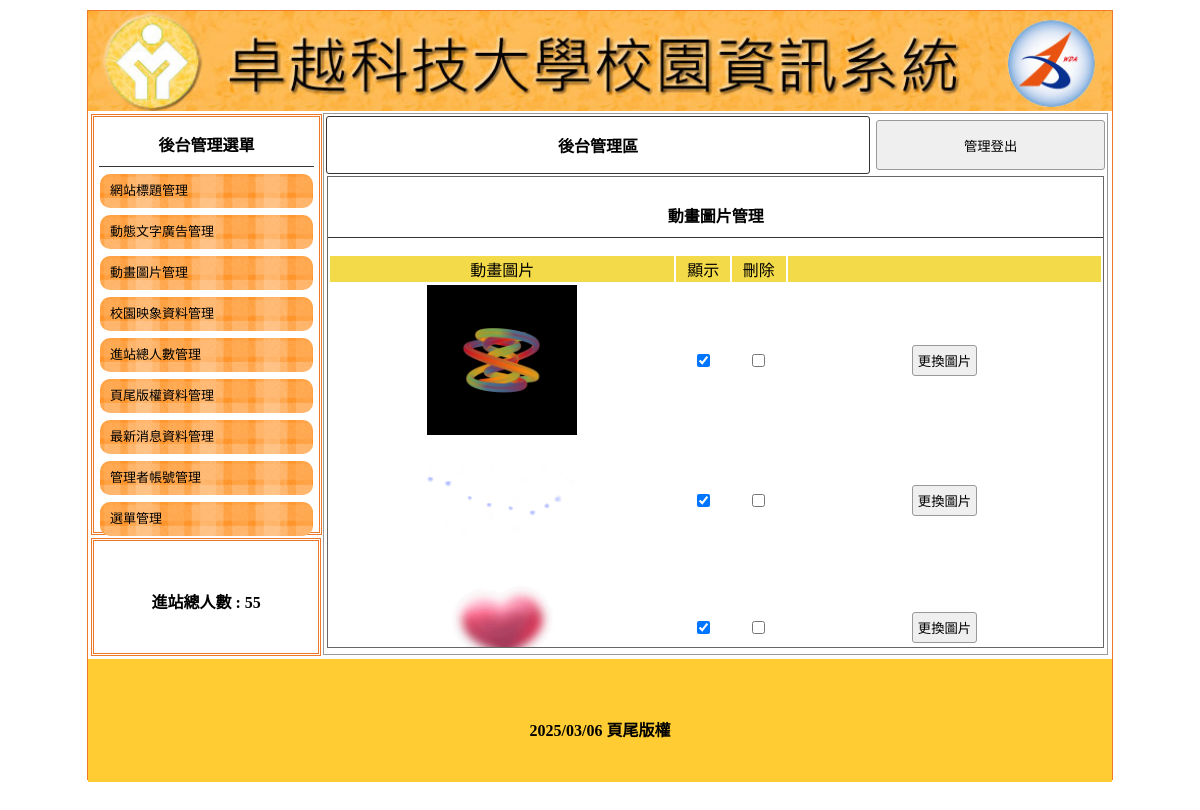
Page /admin.php?do=mvim on the committed database.
### tables this page shows
CREATE TABLE `title` (
  `id` int(11) NOT NULL,
  `img` text NOT NULL,
  `text` text NOT NULL,
  `sh` int(1) NOT NULL
);

CREATE TABLE `total` (
  `id` int(10) UNSIGNED NOT NULL,
  `total` int(10) NOT NULL COMMENT '進站人數'
);

CREATE TABLE `mvim` (
  `id` int(10) UNSIGNED NOT NULL,
  `img` text NOT NULL,
  `sh` int(1) NOT NULL DEFAULT 1
);

CREATE TABLE `bottom` (
  `id` int(11) NOT NULL,
  `text` text NOT NULL COMMENT '版權'
);

### api/db.php (called while the page is built, shortened)
<?php
class DB{
    protected $table;
    protected $pdo;
    protected $dsn="mysql:host=localhost;charset=utf8;dbname=db03_z01l1;";
    public function __construct($table) {
        $this->table = $table;
        $this->pdo=new pdo($this->dsn,'root','');
    }
    function fetchAll($sql){
        return $this->pdo->query($sql)->fetchAll(PDO::FETCH_ASSOC);
    }
    function fetchOne($sql){
        return $this->pdo->query($sql)->fetch(PDO::FETCH_ASSOC);
    }
    function a2s($array){
        $tmp=[];
        foreach ($array as $key => $val) {
            $tmp[]="`$key`='$val'";
        }
        return $tmp;
    }
    function all(...$array){
        $sql = "SELECT * FROM $this->table";
        return $this->fetchAll($sql);
    }
    function find($id){
        $sql = "SELECT * FROM $this->table";
        if(is_array($id)){
            $where= $this->a2s($id);
            $sql .= " where ".join(" && ",$where);
        }else{
            $sql .= " where `id`='$id' ";
        }
        return $this->fetchOne($sql);
    }
}
$Title=new db("title");
$Total=new db("total");
$Bottom=new db("bottom");
$Mvim=new db("mvim");

### back/mvim.php (the view, shortened to what this page needs)
<div style="width:99%; height:87%; margin:auto; overflow:auto; border:#666 1px solid;">
    <p class="t cent botli">動畫圖片管理</p>
    <form method="post" action="./api/edit.php">
        <table width="100%">
            <tbody>
                <tr class="yel">
                    <td width="45%">動畫圖片</td>
                    <td width="7%">顯示</td>
                    <td width="7%">刪除</td>
                    <td></td>
                </tr>
                <?php
                $rows =$Mvim->all();
                foreach ($rows as $row) :
                ?>
                    <tr class="cent">
                        <td width="45%"><img src="./upload/<?= $row['img']; ?>" style="width: 150px;"></td>
                        <td width="7%"><input type="checkbox" name="sh[]" value="<?= $row['id']; ?>" <?= ($row['sh'] == 1) ? 'checked' : '' ?>></td>
                        <td width="7%"><input type="checkbox" name="del[]" value="<?= $row['id']; ?>"></td>
                        <td>
                            <input type="button" value="更換圖片"
                                onclick="op('#cover','#cvr','./modal/update_title.php?id=<?= $row['id']; ?>&table=<?= $do; ?>')">
                        </td>
                    </tr>
                <?php endforeach; ?>
            </tbody>
        </table>
    </form>
</div>

### admin.php (shortened to what this page needs)
<?php include_once "./api/db.php";?>
<!DOCTYPE html
    PUBLIC "-//W3C//DTD XHTML 1.0 Transitional//EN" "http://www.w3.org/TR/xhtml1/DTD/xhtml1-transitional.dtd">
<html xmlns="http://www.w3.org/1999/xhtml">
<head>
    <link href="./css/css.css" rel="stylesheet" type="text/css">
</head>
<body>
<?php
$row=$Title->find(['sh'=>1]);
?>
    <div id="main">
        <a title="" href="index.php">
            <div class="ti" style="background:url('upload/<?=$row['img'];?>'); background-size:cover;"></div>
        </a>
        <div id="ms">
            <div id="lf" style="float:left;">
                <div id="menuput" class="dbor">
                    <span class="t botli">後台管理選單</span>
                    <a style="color:#000; font-size:13px; text-decoration:none;" href="?do=title">
                        <div class="mainmu">
                            網站標題管理 </div>
                    </a>
                    <a style="color:#000; font-size:13px; text-decoration:none;" href="?do=ad">
                        <div class="mainmu">
                            動態文字廣告管理 </div>
                    </a>
                    <a style="color:#000; font-size:13px; text-decoration:none;" href="?do=mvim">
                        <div class="mainmu">
                            動畫圖片管理 </div>
                    </a>
                    <a style="color:#000; font-size:13px; text-decoration:none;" href="?do=image">
                        <div class="mainmu">
                            校園映象資料管理 </div>
                    </a>
                    <a style="color:#000; font-size:13px; text-decoration:none;" href="?do=total">
                        <div class="mainmu">
                            進站總人數管理 </div>
                    </a>
                    <a style="color:#000; font-size:13px; text-decoration:none;" href="?do=bottom">
                        <div class="mainmu">
                            頁尾版權資料管理 </div>
                    </a>
                    <a style="color:#000; font-size:13px; text-decoration:none;" href="?do=news">
                        <div class="mainmu">
                            最新消息資料管理 </div>
                    </a>
                    <a style="color:#000; font-size:13px; text-decoration:none;" href="?do=admin">
                        <div class="mainmu">
                            管理者帳號管理 </div>
                    </a>
                    <a style="color:#000; font-size:13px; text-decoration:none;" href="?do=menu">
                        <div class="mainmu">
                            選單管理 </div>
                    </a>
                </div>
                <div class="dbor" style="margin:3px; width:95%; height:20%; line-height:100px;">
                    <span class="t">進站總人數 :
                    <?=$Total->find(1)['total'];?> </span>
                </div>
            </div>
            <div class="di"
                style="height:540px; border:#999 1px solid; width:76.5%; margin:2px 0px 0px 0px; float:left; position:relative; left:20px;">
                <table width="100%">
                    <tbody>
                        <tr>
                            <td style="width:70%;font-weight:800; border:#333 1px solid; border-radius:3px;"
                                class="cent"><a href="?do=admin" style="color:#000; text-decoration:none;">後台管理區</a>
                            </td>
                            <td>
                                <button onclick="location.href='./api/logout.php'"
                                    style="width:99%; margin-right:2px; height:50px;">管理登出</button>
                            </td>
                        </tr>
                    </tbody>
                </table>
                <?php
 				$do=$_GET['do']??'title';
 				$file="./back/$do.php";
 				include (file_exists($file))?$file:'./back/title.php';
 				?>
            </div>
        </div>
        <div
            style="width:1024px; left:0px; position:relative; background:#FC3; margin-top:4px; height:123px; display:block;">
            <span class="t" style="line-height:123px;">
            <?=$Bottom->find(1)['text'];?>
            </span>
        </div>
    </div>
</body>
</html>

### css/css.css (style rules this page uses)
body { padding: 0px; margin: 0px; }
#main { width: 1024px; height: 768px; margin: 10px auto 10px auto; border: #EE7728 1px solid; position: relative; }
.ti { width: 100%; height: 100px; position: relative; background-size: cover; background-repeat: no-repeat; }
.dbor { border: #EE7728 double 3px; margin: 1px; padding: 2px 10px 2px 10px; }
.t { font-weight: 800; display: block; text-align: center; padding: 10px 1px 10px 1px; }
.botli { border-bottom: #333 1px solid; }
.mainmu { position: relative; border-radius: 10px; background: url(../icon/menu.fw.png) center no-repeat; background-size: cover; line-height: 30px; padding: 2px 10px 2px 10px; margin: 7px 1px 7px 1px; }
#lf { height: 540px; width: 21%; display: inline-block; }
#menuput { width: 100%; height: 75%; position: relative; padding: 5px; display: block; margin: 3px; }
.di { display: inline-block; }
.cent { text-align: center; }
input, button { border: #999 1px solid; border-radius: 3px; background: #EFEFEF; padding: 5px; margin: 3px; }
.yel td { background: #F3DA49; text-align: center; }

### rows in the picture
title: img (picture)
total: total "55"
mvim: img (picture), sh "☑"
mvim: img (picture), sh "☑"
mvim: img (picture), sh "☑"
bottom: text "2025/03/06 頁尾版權"
